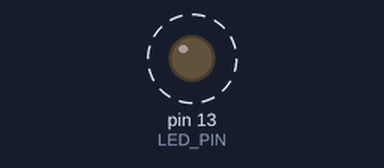
This sketch was run on a simulated Arduino Uno, built with avr-gcc and run on an emulated ATmega328P. On the bench: output pins drawn as LEDs (lit = HIGH). Dashed ring = blinking. Sleep ends after the set time or at an interrupt.

Above: at 0.5 s.
Timing chart, 0 to 3.0 s (numbered marks = the images above):
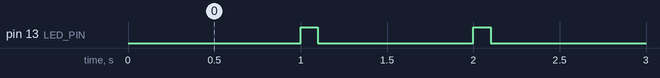

The sketch:

Exercise_1.ino
```cpp
#define F_CPU 16000000UL
#include <avr/io.h>
#include <avr/interrupt.h>
#include <avr/sleep.h>
#include <util/delay.h>

#define LED_PIN PB5   // onboard LED (Arduino D13)

ISR(TIMER1_COMPA_vect)
{
    // Wake-up: blink LED for 0.1 s
    PORTB |=  (1 << LED_PIN);   // LED ON
    _delay_ms(100);             // 0.1 s delay
    PORTB &= ~(1 << LED_PIN);   // LED OFF
}

int main(void)
{
    // --- Configure LED pin as output ---
    DDRB  |= (1 << LED_PIN);
    PORTB &= ~(1 << LED_PIN);   // LED starts OFF

    // --- Timer1 setup ---
    // 16 MHz / 1024 = 15625 Hz → OCR1A = 15625 gives 1 s period
    TCCR1A = 0;                                    // normal port operation
    TCCR1B = (1 << WGM12) | (1 << CS12) | (1 << CS10);  // CTC mode, prescaler = 1024
    OCR1A  = 15625;                                // compare value for 1 s
    TIMSK1 = (1 << OCIE1A);                        // enable Timer1 compare interrupt

    // --- Sleep setup ---
    set_sleep_mode(SLEEP_MODE_IDLE);   // Timer1 keeps running in IDLE
    sleep_enable();

    sei();   // enable global interrupts

    while (1)
    {
        sleep_cpu();   // CPU sleeps until Timer1 interrupt fires
    }
}
```

Measured:
- by itself, pin 13 (LED_PIN): alternates HIGH for 0.10 s and LOW for 0.90 s
